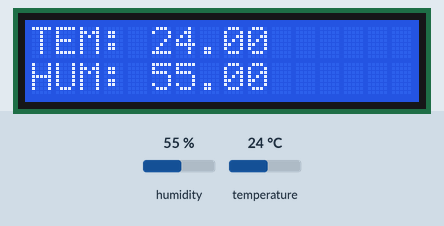
This sketch was run on a simulated Arduino Uno, built with avr-gcc and run on an emulated ATmega328P. On the bench: 16×2 character LCD. Inputs (shaded band) come from the test bench; at power-on: humidity 55 %, temperature 24 °C. What the sketch prints to the serial monitor is not drawn.

Above: at 1.2 s.
1.3 s: humidity set to 22 %
At 4.2 s:
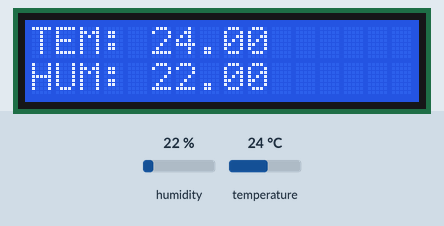
7.7 s: temperature set to 12 °C
At 10.0 s:
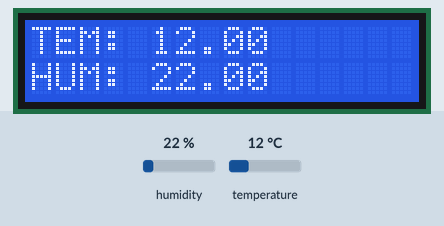
13.7 s: humidity set to 40 %
At 15.7 s:
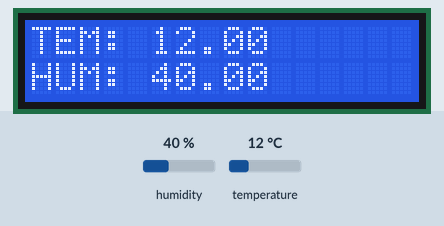
19.8 s: temperature set to 19 °C
At 22.7 s:
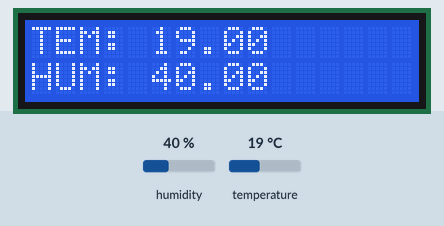
Timing chart, 0 to 24.2 s (numbered marks = the images above; inputs shaded):
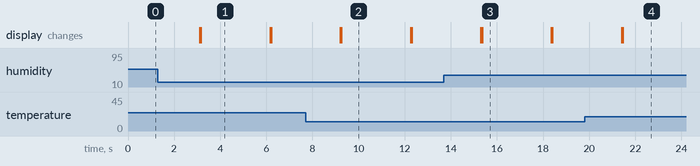

The sketch:

LCD_tempNhumid.ino
```cpp
#include <Wire.h>
#include <LiquidCrystal_I2C.h>
#include <DHT11.h>

//LCD 설정
LiquidCrystal_I2C lcd(0x27,16,2);

//온습도센서 연결설정
int pin=2;
DHT11 dht11(pin);

void setup()
{
  lcd.init();
  Serial.begin(9600);
}

void loop()
{
  int err;
  float temp, humi;
  if((err=dht11.read(humi, temp))==0)
  {
    lcd.backlight();
    lcd.display();
    lcd.print("TEM: ");
    lcd.print(temp);
    lcd.setCursor(0,1);
    lcd.print("HUM: ");
    lcd.print(humi);

    Serial.print("temp: ");
    Serial.print(temp);
    Serial.print("humi: ");
    Serial.print(humi);
    Serial.println();
  }
  else
  {
    lcd.backlight();
    lcd.display();
    lcd.print("ERROR NO.: ");
    lcd.print(err);
  }
  delay(3000); //10초마다 Refresh
  lcd.clear();
}


//출처: http://deneb21.tistory.com/235 [Do It Yourself!]
```

Measured:
- after the input at 1.3 s, the display: first differs from a run without the input after 1.9 s (image 1)
- after the input at 7.7 s, the display: first differs from a run without the input after 1.6 s (image 2)
- after the input at 13.7 s, the display: first differs from a run without the input after 1.7 s (image 3)
- after the input at 19.8 s, the display: first differs from a run without the input after 1.7 s (image 4)
- what the display in image 1 shows lasts 3.0 s, from 3.2 s to 6.2 s
